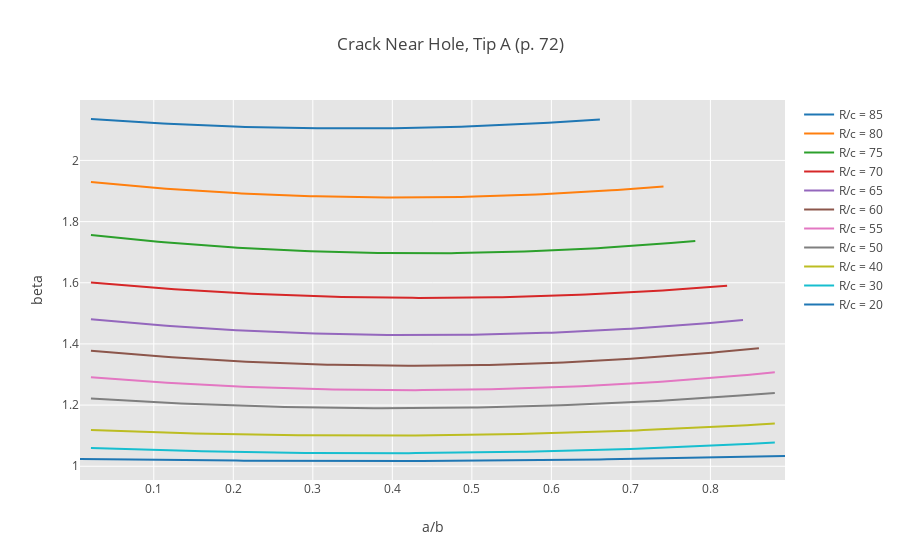

Notebook code for this chart:
### Code cell
#plot third figure
iplot(fig[2])
